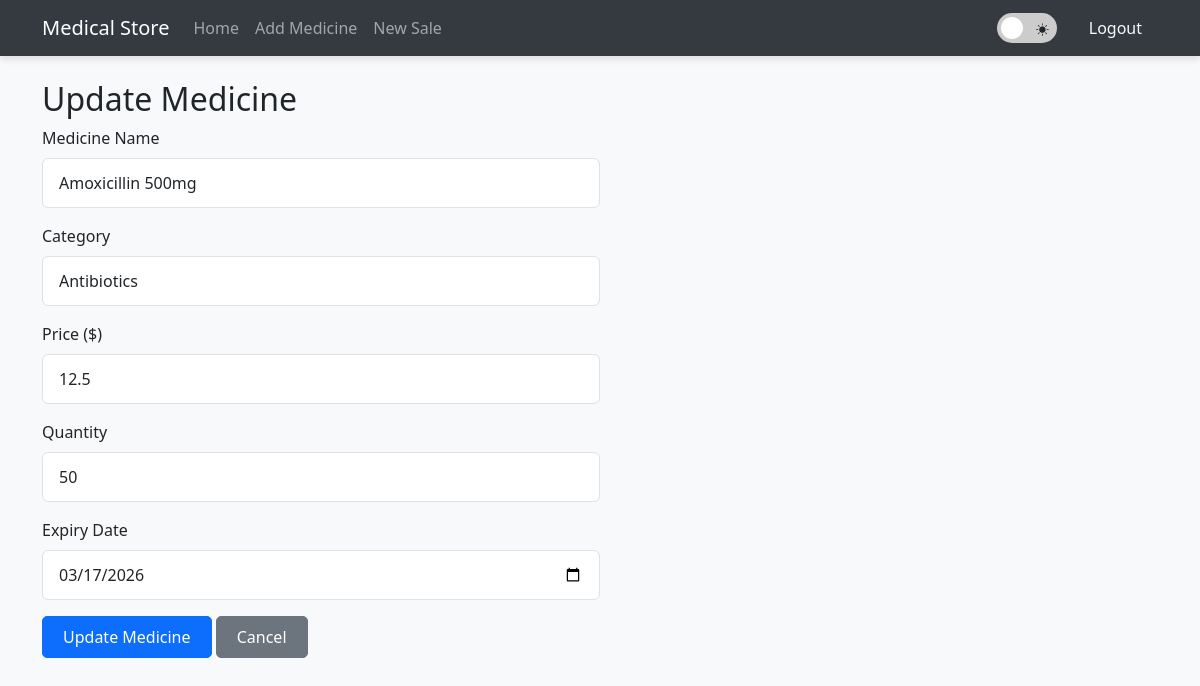
The page /update_medicine/1 (signed in) on the database as committed earlier.
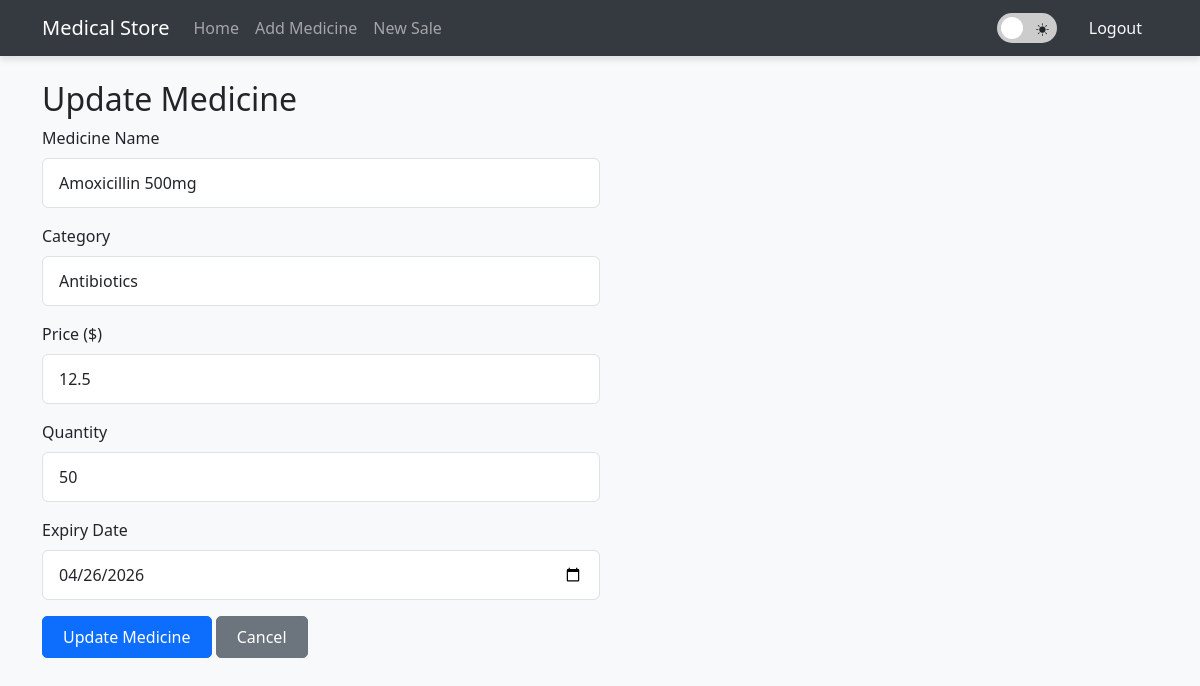
The same page on the database as committed later.
### app.py (models this page shows, shortened)
class Medicine(db.Model):
    id = db.Column(db.Integer, primary_key=True)
    name = db.Column(db.String(100), nullable=False)
    category = db.Column(db.String(50), nullable=False)
    price = db.Column(db.Float, nullable=False)
    quantity = db.Column(db.Integer, nullable=False)
    min_stock_level = db.Column(db.Integer, default=10)
    expiry_date = db.Column(db.Date, nullable=False)
    created_at = db.Column(db.DateTime, default=datetime.utcnow)
    updated_at = db.Column(db.DateTime, default=datetime.utcnow, onupdate=datetime.utcnow)

### app.py (the view, shortened to what this page needs)
@app.route('/update_medicine/<int:id>', methods=['GET', 'POST'])
@login_required
def update_medicine(id):
    if current_user.role != 'pharmacist':
        flash('Access denied: Pharmacists only', 'error')
        return redirect(url_for('index'))
    medicine = Medicine.query.get_or_404(id)
    return render_template('update_medicine.html', medicine=medicine)

### app.py (called while the page is built)
@login_manager.user_loader
def load_user(user_id):
    return User.query.get(int(user_id))

@app.before_request
def auto_check_stock():
    global last_check
    if (datetime.now() - last_check).total_seconds() > 3600:  # 3600 seconds = 1 hour
        if request.endpoint in ['index', 'stock_levels', 'inventory_status_report']:
            check_stock_and_notify()
            last_check = datetime.now()

@app.context_processor
def inject_medicines():
    if current_user.is_authenticated:
        if current_user.role == 'store_manager':
            check_stock_and_notify()
        medicines = Medicine.query.all()
        low_stock_count = 0
        out_of_stock_count = 0
        for medicine in medicines:
            if medicine.quantity <= 0:
                out_of_stock_count += 1
            elif medicine.quantity < medicine.min_stock_level:
                low_stock_count += 1
        return {
            'medicines': medicines,
            'low_stock_count': low_stock_count,
            'out_of_stock_count': out_of_stock_count,
            'notification_count': low_stock_count + out_of_stock_count
        }
    return {'medicines': [], 'low_stock_count': 0, 'out_of_stock_count': 0, 'notification_count': 0}

    @property
    def role(self):
        return self.user_type

### templates/update_medicine.html
{% extends 'base.html' %}
{% block content %}
<h2>Update Medicine</h2>
<form method="POST" class="col-md-6">
    <div class="mb-3">
        <label for="name" class="form-label">Medicine Name</label>
        <input type="text" class="form-control" id="name" name="name" value="{{ medicine.name }}" required>
    </div>
    <div class="mb-3">
        <label for="category" class="form-label">Category</label>
        <input type="text" class="form-control" id="category" name="category" value="{{ medicine.category }}" required>
    </div>
    <div class="mb-3">
        <label for="price" class="form-label">Price ($)</label>
        <input type="number" step="0.01" class="form-control" id="price" name="price" value="{{ medicine.price }}" required>
    </div>
    <div class="mb-3">
        <label for="quantity" class="form-label">Quantity</label>
        <input type="number" class="form-control" id="quantity" name="quantity" value="{{ medicine.quantity }}" required>
    </div>
    <div class="mb-3">
        <label for="expiry_date" class="form-label">Expiry Date</label>
        <input type="date" class="form-control" id="expiry_date" name="expiry_date" value="{{ medicine.expiry_date.strftime('%Y-%m-%d') }}" required>
    </div>
    <button type="submit" class="btn btn-primary">Update Medicine</button>
    <a href="{{ url_for('index') }}" class="btn btn-secondary">Cancel</a>
</form>
{% endblock %}

### templates/base.html (shortened to what this page needs)
<!DOCTYPE html>
<html lang="en">
<head>
    <link href="https://cdn.jsdelivr.net/npm/bootstrap@5.1.3/dist/css/bootstrap.min.css" rel="stylesheet">
    <link rel="stylesheet" href="https://cdn.jsdelivr.net/npm/bootstrap-icons@1.8.1/font/bootstrap-icons.css">
</head>
<body>
    <nav class="navbar navbar-expand-lg navbar-dark bg-dark">
        <div class="container">
            <a class="navbar-brand" href="{{ url_for('index') }}">Medical Store</a>
            <div class="collapse navbar-collapse" id="navbarSupportedContent">
                <ul class="navbar-nav me-auto">
                    <li class="nav-item active">
                        <a class="nav-link" href="/">Home</a>
                    </li>
                    {% if current_user.is_authenticated %}
                        {% if current_user.role == 'pharmacist' %}
                            <li class="nav-item">
                                <a class="nav-link" href="{{ url_for('add_medicine') }}">Add Medicine</a>
                            </li>
                            <li class="nav-item">
                                <a class="nav-link" href="{{ url_for('create_sale') }}">New Sale</a>
                            </li>
                        {% endif %}
                    {% endif %}
                </ul>
                {% if current_user.is_authenticated %}
                <div class="d-flex align-items-center">
                    <div class="d-flex align-items-center me-3">
                        <label class="theme-switch" title="Toggle dark/light mode">
                            <span class="slider">
                                <i class="bi bi-moon-stars-fill text-white position-absolute"
                                   style="left: 8px; top: 7px; font-size: 0.8rem;"></i>
                                <i class="bi bi-brightness-high-fill text-dark position-absolute"
                                   style="right: 8px; top: 7px; font-size: 0.8rem;"></i>
                            </span>
                        </label>
                    </div>
                    <div>
                        <a class="nav-link text-light" href="{{ url_for('logout') }}">Logout</a>
                    </div>
                </div>
                {% else %}
                    <div>
                        <a class="nav-link text-light" href="{{ url_for('login') }}">Login</a>
                    </div>
                {% endif %}
            </div>
        </div>
    </nav>
    <div class="container mt-4">
        {% block content %}{% endblock %}
    </div>
</body>
</html>

### templates/base.html (style rules this page uses)
:root { --bg-main: #f8f9fa; --bg-card: #ffffff; --text-color: #212529; --border-color: #dee2e6; --nav-bg: #343a40; --link-color: #007bff; --hover-bg: #f0f0f0; --transition: all 0.3s ease; --shadow: 0 4px 6px rgba(0, 0, 0, 0.1); --chart-grid: rgba(0, 0, 0, 0.1); }
body { background-color: var(--bg-main); color: var(--text-color); transition: var(--transition); }
.navbar { background-color: var(--nav-bg) !important; box-shadow: var(--shadow); }
.fade-in { animation: fadeIn 0.5s ease-in-out; }
.theme-switch { position: relative; display: inline-block; width: 60px; height: 30px; }
.slider { position: absolute; cursor: pointer; top: 0; left: 0; right: 0; bottom: 0; background-color: #ccc; transition: .4s; border-radius: 34px; }
.slider:before { position: absolute; content: ""; height: 22px; width: 22px; left: 4px; bottom: 4px; background-color: white; transition: .4s; border-radius: 50%; }
.btn { transition: all 0.3s ease; border-radius: 5px; padding: 0.5rem 1.25rem; }
.form-control, .form-select { border-radius: 6px; border: 1px solid var(--border-color); background-color: var(--bg-card); color: var(--text-color); transition: var(--transition); padding: 0.75rem 1rem; }

Rows that differ between the two databases and show on the page:
changed Medicine "Amoxicillin 500mg": expiry_date "03/17/2026" → "04/26/2026"
